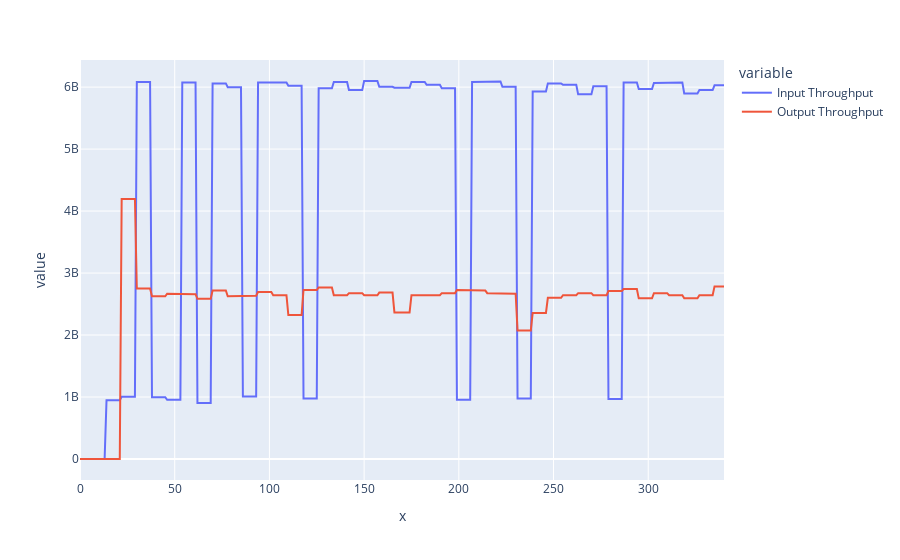

The code cell stored with this chart in its notebook:
### Code cell
# use plotly to create a line chart that has each "Throughput" column as a line, and the x-axis is the length of the index
fig = px.line(df, x=range(len(df)), y=['Input Throughput', 'Output Throughput'])

fig.show()

### Figure 1 — Plotly figure (JSON) as saved in the notebook; plotly's stock layout.template omitted (floating-point values rounded to 4 significant figures; data arrays with more than 128 entries replaced by an {"elided": "..."} marker saying what was removed)
{"data": [{"hovertemplate": "variable=Input Throughput<br>x=%{x}<br>value=%{y}<extra></extra>", "legendgroup": "Input Throughput", "line": {"color": "#636efa", "dash": "solid"}, "marker": {"symbol": "circle"}, "mode": "lines", "name": "Input Throughput", "orientation": "v", "showlegend": true, "type": "scatter", "x": {"elided": "341 int values"}, "xaxis": "x", "y": {"elided": "341 int values"}, "yaxis": "y"}, {"hovertemplate": "variable=Output Throughput<br>x=%{x}<br>value=%{y}<extra></extra>", "legendgroup": "Output Throughput", "line": {"color": "#EF553B", "dash": "solid"}, "marker": {"symbol": "circle"}, "mode": "lines", "name": "Output Throughput", "orientation": "v", "showlegend": true, "type": "scatter", "x": {"elided": "341 int values"}, "xaxis": "x", "y": {"elided": "341 int values"}, "yaxis": "y"}], "layout": {"legend": {"title": {"text": "variable"}, "tracegroupgap": 0}, "margin": {"t": 60}, "xaxis": {"anchor": "y", "domain": [0, 1], "title": {"text": "x"}}, "yaxis": {"anchor": "x", "domain": [0, 1], "title": {"text": "value"}}}}
